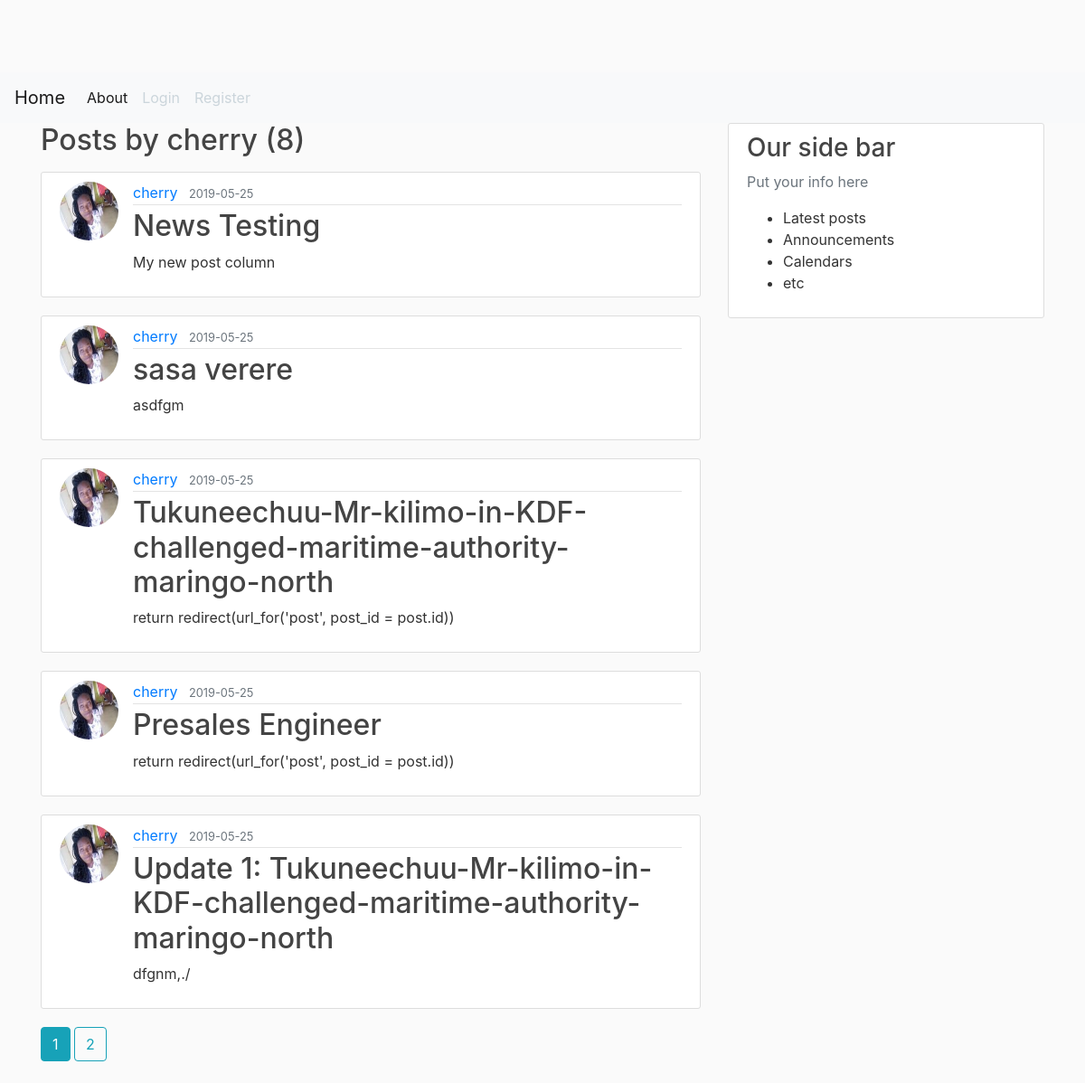
/user/cherry, run on an earlier commit of the app's database.
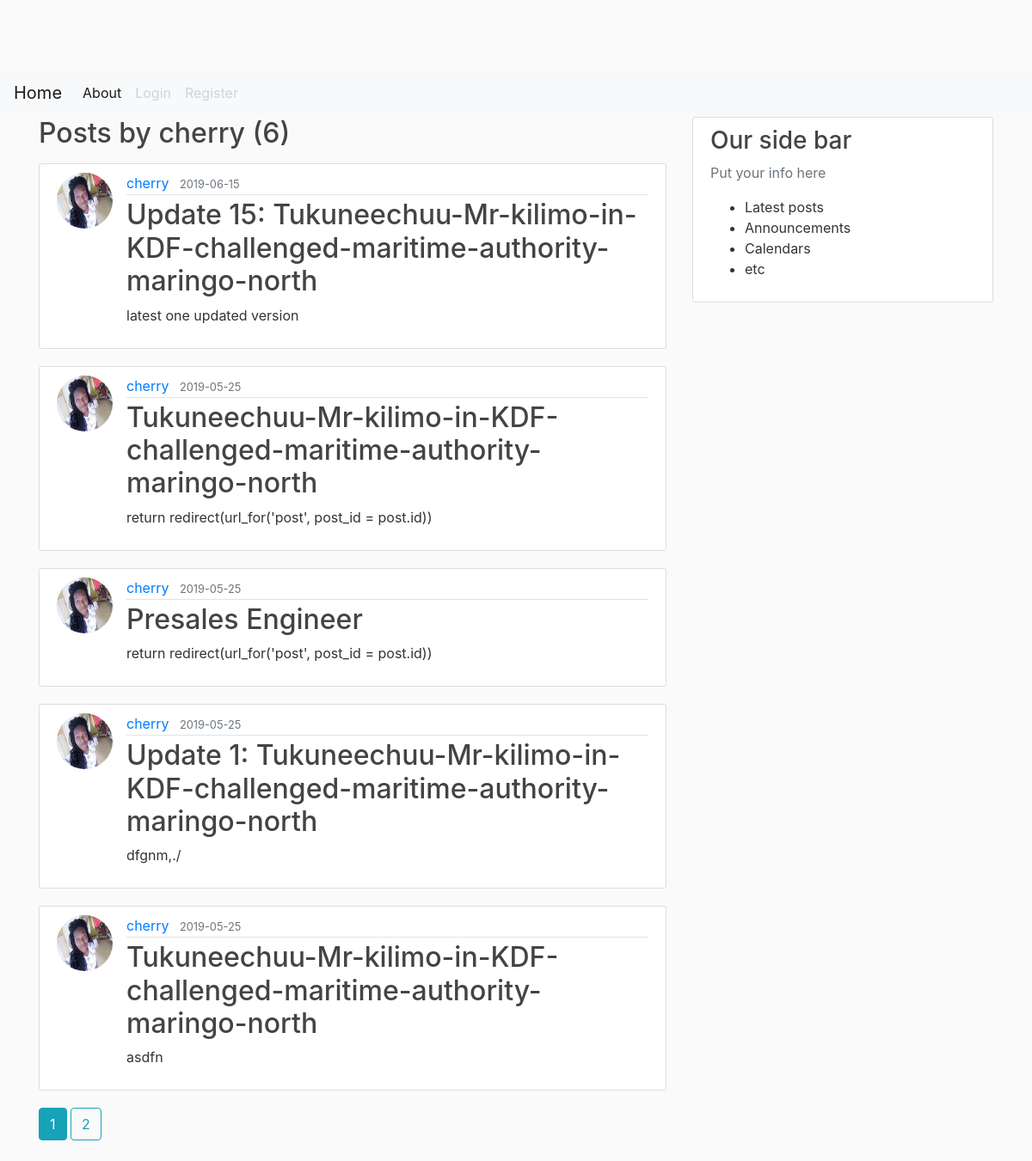
And on a later commit of the database.
### flaskblog/models.py (models this page shows, shortened)
class Post(db.Model):
    id=db.Column(db.Integer, primary_key=True)
    title = db.Column(db.String(100), nullable=False)
    date_posted = db.Column(db.DateTime, nullable=False, default=datetime.utcnow)
    content= db.Column(db.Text, nullable=False)
    user_id=db.Column(db.Integer, db.ForeignKey('user.id'), nullable=False)

class User(db.Model, UserMixin):
    id=db.Column(db.Integer, primary_key=True)
    username = db.Column(db.String(50), unique=True, nullable=False)
    email = db.Column(db.String(120), unique=True, nullable=False)
    image_file = db.Column(db.String(20), nullable=False, default='default.jpg')
    password = db.Column(db.String(60), nullable=False)
    posts= db.relationship('Post', backref='author', lazy=True)

### flaskblog/users/routes.py (the view)
@users.route("/user/<string:username>")
def user_posts(username):
    page = request.args.get('page', 1, type= int)
    user = User.query.filter_by(username=username).first_or_404()
    posts = Post.query.filter_by(author=user).order_by(Post.date_posted.desc()).paginate(page=page, per_page=5)
    return  render_template('user_posts.html', posts=posts, user = user)

### flaskblog/templates/user_posts.html
{% extends "layout.html" %}
{% block content %}
<h2 class="mb-3"> Posts by {{ user.username}} ({{ posts.total }})</h2>
    {% for post in posts.items %}
        <article class="media content-section">
            <img class="rounded-circle article-img" src="{{ url_for('static', filename='profpics/' + post.author.image_file ) }}" >
            <div class="well media-body">
                <div class="article-metadata">
                    <a class="mr-2" href="{{ url_for('users.user_posts', username=post.author.username) }}">{{ post.author.username }}</a>
                    <small class="text-muted">{{ post.date_posted.strftime('%Y-%m-%d') }}</small>
                </div>
                <h2 ><a class="article-title" href="{{ url_for('posts.post', post_id= post.id) }}">{{ post.title }}</a></h2>
                <p class="article-content">{{ post.content }}</p>
            </div>
        </article>
    {% endfor %}
    {% for page_num in posts.iter_pages(left_edge=1, right_edge=1, left_current=1, right_current=2,) %}
        {% if page_num %}
            {% if posts.page ==page_num %}
                <a class="btn btn-info mb-4" href="{{ url_for('users.user_posts', username = user.username, page= page_num) }}">{{ page_num }}</a>
                {% else %}
                <a class="btn btn-outline-info mb-4" href="{{ url_for('users.user_posts', username = user.username, page= page_num) }}">{{ page_num }}</a>
            {% endif %}
        {% else %}
            ...
        {% endif %}
    {% endfor %}
{% endblock content %}

What changed in the data, as far as the page shows it:
removed Post: image_file (picture), author.username "cherry", date_posted "2019-05-25", title "News Testing", content "My new post column"
removed Post: image_file (picture), author.username "cherry", date_posted "2019-05-25", title "sasa verere", content "asdfgm"
added Post: image_file (picture), author.username "cherry", date_posted "2019-06-15", title "Update 15: Tukuneechuu-Mr-kilimo-in-KDF-challenged-maritime-authority-maringo-north", content "latest one updated version"
now on this page (row unchanged): Post: image_file (picture), author.username "cherry", date_posted "2019-05-25", title "Tukuneechuu-Mr-kilimo-in-KDF-challenged-maritime-authority-maringo-north", content "asdfn"
Also different on the page:
{{ posts.total }}: "8" → "6"
